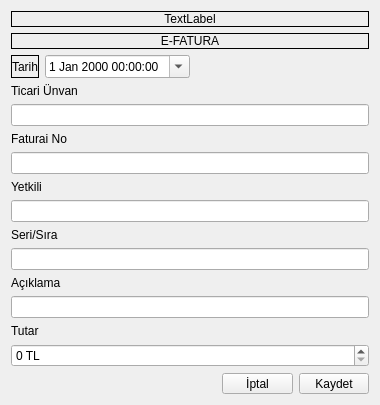
<?xml version="1.0" encoding="UTF-8"?>
<ui version="4.0">
 <class>Expense</class>
 <widget class="QDialog" name="Expense">
  <property name="geometry">
   <rect>
    <x>0</x>
    <y>0</y>
    <width>380</width>
    <height>400</height>
   </rect>
  </property>
  <layout class="QVBoxLayout" name="verticalLayout_9">
   <item>
    <layout class="QVBoxLayout" name="verticalLayout_2">
     <item>
      <widget class="QLabel" name="labelKurum">
       <property name="frameShape">
        <enum>QFrame::Box</enum>
       </property>
       <property name="text">
        <string>TextLabel</string>
       </property>
       <property name="alignment">
        <set>Qt::AlignCenter</set>
       </property>
      </widget>
     </item>
     <item>
      <widget class="QLabel" name="label">
       <property name="frameShape">
        <enum>QFrame::Box</enum>
       </property>
       <property name="text">
        <string>E-FATURA</string>
       </property>
       <property name="alignment">
        <set>Qt::AlignCenter</set>
       </property>
      </widget>
     </item>
    </layout>
   </item>
   <item>
    <layout class="QHBoxLayout" name="horizontalLayout_3" stretch="0,0,5">
     <item>
      <widget class="QLabel" name="labelDate">
       <property name="frameShape">
        <enum>QFrame::Box</enum>
       </property>
       <property name="text">
        <string>Tarih</string>
       </property>
       <property name="alignment">
        <set>Qt::AlignCenter</set>
       </property>
      </widget>
     </item>
     <item>
      <widget class="QDateTimeEdit" name="dateTimeEdit">
       <property name="showGroupSeparator" stdset="0">
        <bool>true</bool>
       </property>
       <property name="calendarPopup">
        <bool>true</bool>
       </property>
      </widget>
     </item>
     <item>
      <spacer name="horizontalSpacer_2">
       <property name="orientation">
        <enum>Qt::Horizontal</enum>
       </property>
       <property name="sizeHint" stdset="0">
        <size>
         <width>40</width>
         <height>20</height>
        </size>
       </property>
      </spacer>
     </item>
    </layout>
   </item>
   <item>
    <layout class="QVBoxLayout" name="verticalLayout_10">
     <item>
      <widget class="QLabel" name="label_6">
       <property name="text">
        <string>Ticari Ünvan</string>
       </property>
      </widget>
     </item>
     <item>
      <widget class="QLineEdit" name="lineEditCommerceName">
       <property name="clearButtonEnabled">
        <bool>true</bool>
       </property>
      </widget>
     </item>
    </layout>
   </item>
   <item>
    <layout class="QHBoxLayout" name="horizontalLayout_4" stretch="4">
     <item>
      <layout class="QVBoxLayout" name="verticalLayout">
       <item>
        <layout class="QVBoxLayout" name="verticalLayout_8">
         <item>
          <widget class="QLabel" name="label_4">
           <property name="text">
            <string>Faturai No</string>
           </property>
          </widget>
         </item>
         <item>
          <widget class="QLineEdit" name="lineEditSerial">
           <property name="clearButtonEnabled">
            <bool>true</bool>
           </property>
          </widget>
         </item>
        </layout>
       </item>
       <item>
        <layout class="QVBoxLayout" name="verticalLayout_7">
         <item>
          <widget class="QLabel" name="label_2">
           <property name="text">
            <string>Yetkili</string>
           </property>
          </widget>
         </item>
         <item>
          <widget class="QLineEdit" name="lineEditResponsible">
           <property name="clearButtonEnabled">
            <bool>true</bool>
           </property>
          </widget>
         </item>
        </layout>
       </item>
       <item>
        <layout class="QVBoxLayout" name="verticalLayout_6">
         <item>
          <widget class="QLabel" name="label_5">
           <property name="text">
            <string>Seri/Sıra</string>
           </property>
          </widget>
         </item>
         <item>
          <widget class="QLineEdit" name="lineEditCode">
           <property name="clearButtonEnabled">
            <bool>true</bool>
           </property>
          </widget>
         </item>
        </layout>
       </item>
       <item>
        <layout class="QVBoxLayout" name="verticalLayout_4">
         <item>
          <widget class="QLabel" name="label_7">
           <property name="text">
            <string>Açıklama</string>
           </property>
          </widget>
         </item>
         <item>
          <widget class="QLineEdit" name="lineEditNote">
           <property name="clearButtonEnabled">
            <bool>true</bool>
           </property>
          </widget>
         </item>
        </layout>
       </item>
       <item>
        <layout class="QHBoxLayout" name="horizontalLayout_2" stretch="0">
         <item>
          <layout class="QVBoxLayout" name="verticalLayout_3">
           <item>
            <widget class="QLabel" name="label_3">
             <property name="text">
              <string>Tutar</string>
             </property>
            </widget>
           </item>
           <item>
            <widget class="QSpinBox" name="spinBoxAmount">
             <property name="suffix">
              <string> TL</string>
             </property>
             <property name="maximum">
              <number>10000</number>
             </property>
             <property name="singleStep">
              <number>5</number>
             </property>
            </widget>
           </item>
          </layout>
         </item>
        </layout>
       </item>
      </layout>
     </item>
    </layout>
   </item>
   <item>
    <layout class="QHBoxLayout" name="horizontalLayout" stretch="3,1,1">
     <item>
      <spacer name="horizontalSpacer">
       <property name="orientation">
        <enum>Qt::Horizontal</enum>
       </property>
       <property name="sizeHint" stdset="0">
        <size>
         <width>40</width>
         <height>20</height>
        </size>
       </property>
      </spacer>
     </item>
     <item>
      <widget class="QToolButton" name="toolButtonCancel">
       <property name="sizePolicy">
        <sizepolicy hsizetype="MinimumExpanding" vsizetype="MinimumExpanding">
         <horstretch>0</horstretch>
         <verstretch>0</verstretch>
        </sizepolicy>
       </property>
       <property name="text">
        <string>İptal</string>
       </property>
      </widget>
     </item>
     <item>
      <widget class="QToolButton" name="toolButtonSave">
       <property name="sizePolicy">
        <sizepolicy hsizetype="MinimumExpanding" vsizetype="MinimumExpanding">
         <horstretch>0</horstretch>
         <verstretch>0</verstretch>
        </sizepolicy>
       </property>
       <property name="text">
        <string>Kaydet</string>
       </property>
      </widget>
     </item>
    </layout>
   </item>
  </layout>
 </widget>
 <layoutdefault spacing="6" margin="11"/>
 <resources/>
 <connections/>
</ui>
